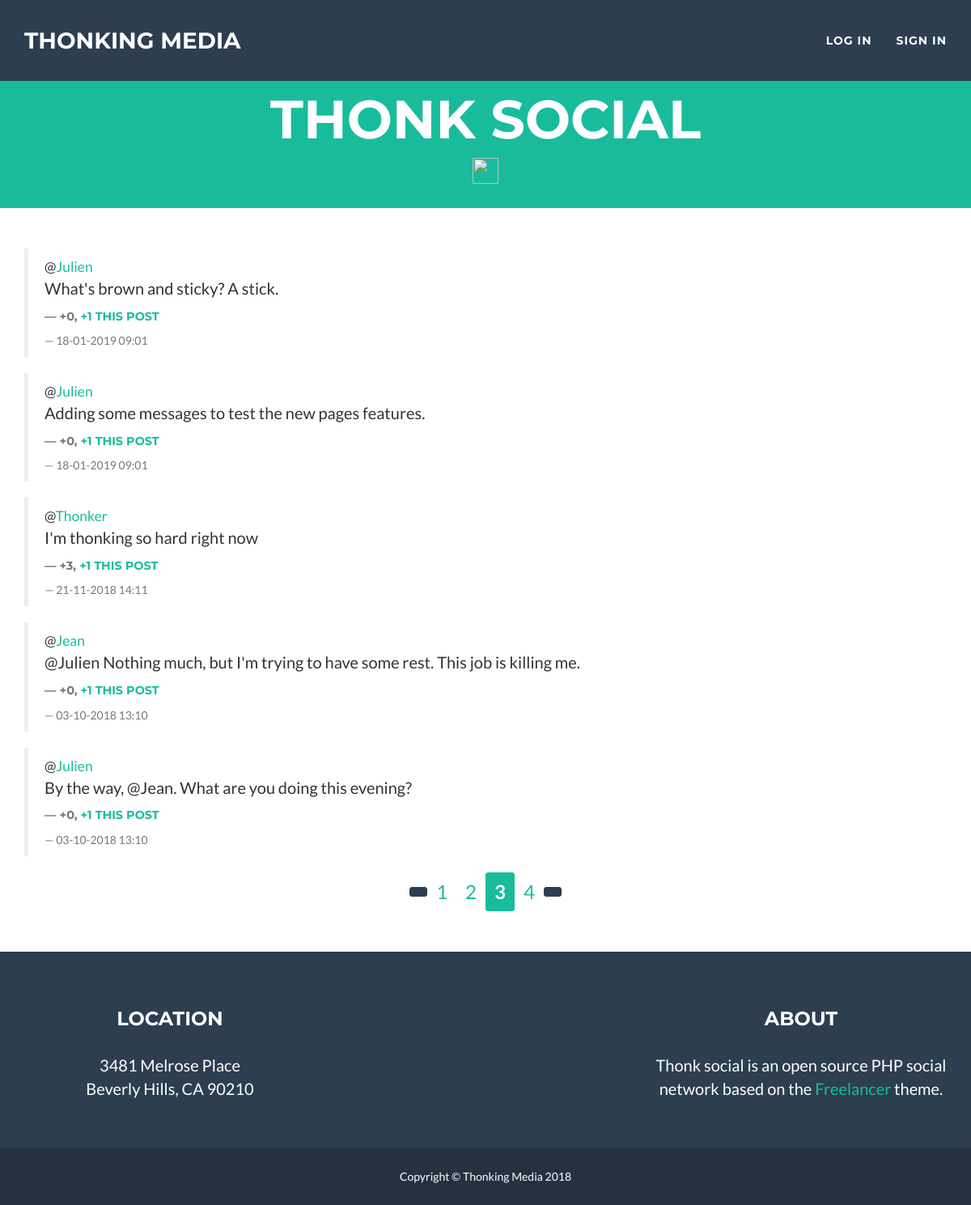
/?page=3, run on the app's committed database.
### tables this page shows
CREATE TABLE IF NOT EXISTS `messages` (
  `ID` int(11) NOT NULL AUTO_INCREMENT,
  `message` varchar(2000) NOT NULL,
  `user` varchar(255) NOT NULL,
  `date` datetime NOT NULL,
  `plusone` int(255) NOT NULL DEFAULT '0',
  PRIMARY KEY (`ID`)
);

### php/database_connection.php (called while the page is built)
<?php
try {
    $databaseConnection = new PDO('mysql:host=localhost;dbname=microblog', 'root', '');
    $databaseConnection->setAttribute(PDO::ATTR_ERRMODE, PDO::ERRMODE_EXCEPTION);
} catch(PDOException $e) {
    $e->getMessage();
}
if (isset($_GET["page"])) {
	$page = $_GET['page'];
} else {
	$page = 1;
}
$limite = 5;
$debut = ($page - 1) * $limite;
$rqt = 'SELECT SQL_CALC_FOUND_ROWS * FROM messages ORDER BY -date LIMIT :limite OFFSET :debut';
$rqt = $databaseConnection->prepare($rqt);
$rqt->bindValue('limite', $limite, PDO::PARAM_INT);
$rqt->bindValue('debut', $debut, PDO::PARAM_INT);
$rqt->execute();
$resultFoundRows = $databaseConnection->query('SELECT found_rows()');
$nombredElementsTotal = $resultFoundRows->fetchColumn();
$nombreDePages = ceil($nombredElementsTotal / $limite);
?>

### index.php (the view, shortened to what this page needs)
<html lang="fr">
    <head>
        <link href="vendor/bootstrap/css/bootstrap.min.css" rel="stylesheet">
        <link href="css/freelancer.css" rel="stylesheet">
        <link href="css/style.css" rel="stylesheet">
        <link href="vendor/font-awesome/css/font-awesome.min.css" rel="stylesheet" type="text/css">
        <link rel="stylesheet" href="https://cdnjs.cloudflare.com/ajax/libs/material-design-iconic-font/2.2.0/css/material-design-iconic-font.min.css">
        <?php
            include 'php/database_connection.php';
        ?>
    </head>
    <body id="page-top" class="index">
        <nav id="mainNav" class="navbar navbar-default navbar-fixed-top navbar-custom">
            <div class="container">
                <div class="navbar-header page-scroll">
                    <a class="navbar-brand" href="#page-top">Thonking media</a>
                </div>
                <div class="collapse navbar-collapse" id="bs-example-navbar-collapse-1">
                    <ul class="nav navbar-nav navbar-right">
                        <?php
                            if(isset($_SESSION["logged"])) {
                                if ($_SESSION["logged"]) {
                                    ?>
                                    <li class="page-scroll">
                                        <a>Welcome, <?php echo $_SESSION["user"]; ?></a>
                                    </li>
                                    <li class="page-scroll">
                                        <a href="./php/logout.php">Log out</a>
                                    </li>
                                    <?php
                                }
                            } else {
                                ?>
                                <li class="page-scroll">
                                    <a href="log_in.php">Log in</a>
                                </li>
                                <li class="page-scroll">
                                    <a href="sign_in.php">Sign in</a>
                                </li>
                                <?php
                            }
                        ?>
                    </ul>
                </div>
            </div>
        </nav>
        <header>
            <div class="container">
                <div class="row">
                    <div class="col-lg-12">
                        <div class="intro-text">
                            <span class="name">Thonk social</span>
                            <img src="https://cdn.discordapp.com/emojis/371744933461229568.png" width="32px">
                        </div>
                    </div>
                </div>
            </div>
        </header>
        <section>
            <div class="container">
                <div class="row">
                    <div class="col-md-12">
                        <?php
                            while ($msg = $rqt->fetch(PDO::FETCH_ASSOC)) {
                                $mid = $msg['ID'];
                                $message = $msg['message'];
                                $date = $msg['date'];
                                $phpdate = strtotime( $date );
                                $date = date('d-m-Y H:m', $phpdate );
                                $auteur = $msg['user'];
                                $plusone = $msg['plusone'];
                        ?>
                        <blockquote>
                            <span class='flex'>
                                <span>
                                    @<a href='#'><?php echo $auteur; ?></a>
                                </span>
                            </span>
                            <?php
                                if(isset($_GET['a'])) {
                                    if(isset($_GET['id'])) {
                                        if($_GET['id'] == $id) {
                                            ?>
                                            <form action='./php/message.php' method='post' class='row'>
                                                <div class='col-sm-10'>
                                                    <textarea id='msgedit' name='msgedit' class='form-control' required><?php echo $message; ?></textarea>
                                                    <input type='hidden' name='id' value='<?php echo $id; ?>'>
                                                </div>
                                                <div class='col-sm-2'>
                                                    <button type='submit' class='btn btn-success btn-lg'>Send</button>
                                                </div>
                                            </form>
                                            <?php
                                        } else echo "<p>$message</p>";
                                    } else echo "<p>$message</p>";
                                } else echo "<p>$message</p>";
                                echo "<h4><footer>+$plusone, <a class='plusOne' data-id='$mid'>+1 this post</a></footer></h4><footer>$date</footer></blockquote>";
                            }
                        ?>
                    </div>
                    <div class="center-a-btn">
                        <?php
                        if ($page > 1) {
                            ?><a href="?page=<?php echo $page - 1; ?>" id="nav-page" class="btn btn-primary btn-sm"><i class="zmdi zmdi-chevron-left"></i></a><?php
                        }
                        for ($i = 1; $i <= $nombreDePages; $i++) {
                            if ($page == $i) {
                                ?><a href="?page=<?php echo $i; ?>" id="nav-page" class="btn btn-success btn-sm"><?php echo $i; ?></a><?php
                            } else {
                                ?><a href="?page=<?php echo $i; ?>" id="nav-page" class="btn btn-secondary btn-sm"><?php echo $i; ?></a><?php
                            }
                        }
                        if ($page < $nombreDePages) {
                            ?><a href="?page=<?php echo $page + 1; ?>" id="nav-page" class="btn btn-primary btn-sm"><i class="zmdi zmdi-chevron-right"></i></a><?php
                        }
                        ?>
                    </div>
                </div>
            </div>
        </section>
        <footer class="text-center">
            <div class="footer-above">
                <div class="container">
                    <div class="row">
                        <div class="footer-col col-md-4">
                            <h3>Location</h3>
                            <p>3481 Melrose Place
                                <br>Beverly Hills, CA 90210</p>
                        </div>
                        <div class="footer-col col-md-4">
                        </div>
                        <div class="footer-col col-md-4">
                            <h3>About</h3>
                            <p>Thonk social is an open source PHP social network based on the <a href="https://startbootstrap.com/template-overviews/freelancer/">Freelancer</a> theme.</p>
                        </div>
                    </div>
                </div>
            </div>
            <div class="footer-below">
                <div class="container">
                    <div class="row">
                        <div class="col-lg-12">
                            Copyright &copy; Thonking Media 2018
                        </div>
                    </div>
                </div>
            </div>
        </footer>
    </body>
</html>

### css/freelancer.css (style rules this page uses)
body { font-family: 'Lato', 'Helvetica Neue', Helvetica, Arial, sans-serif; overflow-x: hidden; }
p { font-size: 20px; }
a, a:hover, a:focus, a:active, a.active { color: #18BC9C; outline: none; }
h1, h2, h3, h4, h5, h6 { font-family: "Montserrat", "Helvetica Neue", Helvetica, Arial, sans-serif; text-transform: uppercase; font-weight: 700; }
header { text-align: center; background: #18BC9C; color: white; }
header .container { padding-top: 100px; padding-bottom: 10px; }
header img { display: block; margin: 0 auto 20px; }
header .intro-text .name { display: block; font-family: "Montserrat", "Helvetica Neue", Helvetica, Arial, sans-serif; text-transform: uppercase; font-weight: 700; font-size: 2em; }
@media (min-width: 768px) { header .intro-text .name { font-size: 4.75em; } }
.navbar-custom { background: #2C3E50; font-family: "Montserrat", "Helvetica Neue", Helvetica, Arial, sans-serif; text-transform: uppercase; font-weight: 700; border: none; }
.navbar-custom .navbar-brand { color: white; }
.navbar-custom .navbar-nav { letter-spacing: 1px; }
.navbar-custom .navbar-nav li a { color: white; }
@media (min-width: 768px) { .navbar-custom { padding: 25px 0; -webkit-transition: padding 0.3s; -moz-transition: padding 0.3s; transition: padding 0.3s; } }
@media (min-width: 768px) { .navbar-custom .navbar-brand { font-size: 2em; -webkit-transition: all 0.3s; -moz-transition: all 0.3s; transition: all 0.3s; } }
section { padding: 50px 0; }
footer { color: white; }
footer h3 { margin-bottom: 30px; }
footer .footer-above { padding-top: 50px; background-color: #2C3E50; }
footer .footer-col { margin-bottom: 50px; }
footer .footer-below { padding: 25px 0; background-color: #233140; }
.btn-primary { color: white; background-color: #2C3E50; border-color: #2C3E50; font-weight: 700; }
.btn-success { color: white; background-color: #18BC9C; border-color: #18BC9C; font-weight: 700; }

### css/style.css (style rules this page uses)
.flex { display: flex; justify-content: space-between; }
.center-a-btn { text-align: center; }
#nav-page { font-size: 18pt; }

### data on the page
messages: user "Julien", message "What's brown and sticky? A stick.", plusone "0", date "18-01-2019 09:01"
messages: user "Julien", message "Adding some messages to test the new pages features.", plusone "0", date "18-01-2019 09:01"
messages: user "Thonker", message "I'm thonking so hard right now", plusone "3", date "21-11-2018 14:11"
messages: user "Jean", message "@Julien Nothing much, but I'm trying to have some rest. This job is killing me.", plusone "0", date "03-10-2018 13:10"
messages: user "Julien", message "By the way, @Jean. What are you doing this evening?", plusone "0", date "03-10-2018 13:10"
